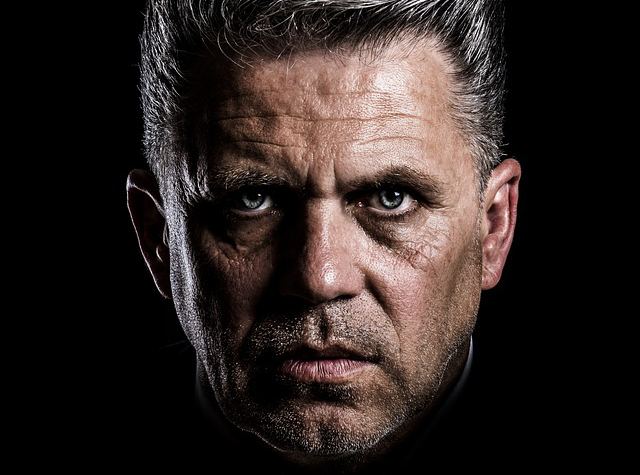
#> input picture data/man_face.jpg, 640 x 475 px
$ python workshop_two_face.py
#> lines starting #> are read from the running program, lines starting #| are printed output that depends on the picture; after the words box and inside, x2 and y2 are one past the last pixel; in counts of white or black regions, pixels touching at a corner belong together
import cv2
import numpy as np
import os

# 영상의 15%를 알파 블렌딩의 범위로 지정
alpha_width_rate = 15

current_dir = os.path.dirname(os.path.abspath(__file__))

img_path1 = os.path.join(current_dir, './data/man_face.jpg')
img_path2 = os.path.join(current_dir, './data/skull.jpg')

img_face = cv2.imread(img_path1)
#> img_face is the input picture: shape (475, 640, 3); mean B, G, R 34.1, 36.9, 46.1
img_skull = cv2.imread(img_path2)
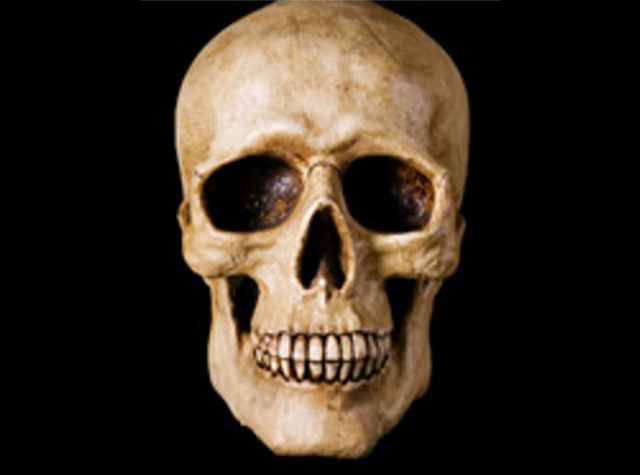
#> input picture data/skull.jpg, 640 x 475 px
#> img_skull is the input picture: shape (475, 640, 3); mean B, G, R 32.6, 43.6, 54

# 합성할 두 영상 읽기
# img_face = cv2.imread('../img/man_face.jpg')
# img_skull = cv2.imread('../img/skull.jpg')

# 입력 영상과 같은 크기의 결과 영상 준비
img_comp = np.zeros_like(img_face)

# 연산에 필요한 좌표 계산
height, width = img_face.shape[:2]
#> height = 475; width = 640
middle = width//2                             # 영상의 중앙 좌표
#> middle = 320
alpha_width = width * alpha_width_rate // 100 # 알파 블렌딩 범위
#> alpha_width = 96
start = middle - alpha_width//2               # 알파 블렌딩 시작 지점
#> start = 272
step = 100/alpha_width                        # 알파 값 간격
#> step = 1.04

# 입력 영상의 절반씩 복사해서 결과 영상에 합성
img_comp[:, :middle, : ] = img_face[:, :middle, :].copy()
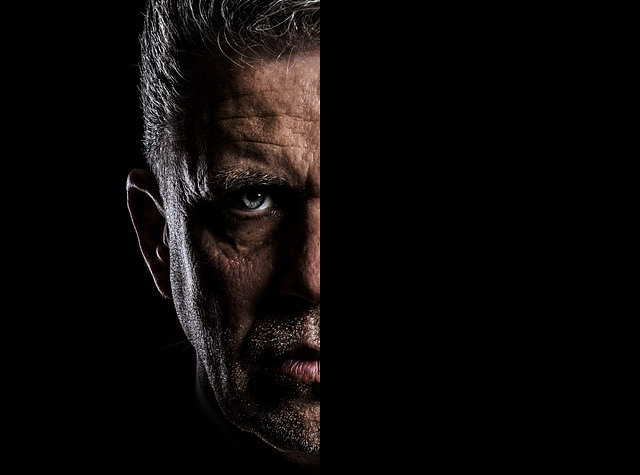
#> img_comp: shape (475, 640, 3); mean B, G, R 8.6, 9.2, 11.8
img_comp[:, middle:, :] = img_skull[:, middle:, :].copy()
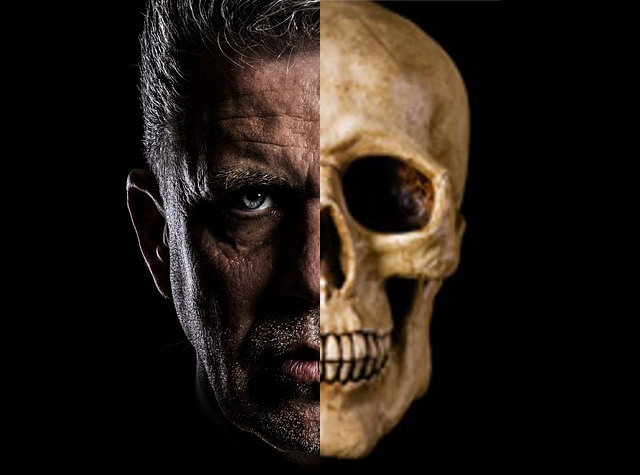
#> img_comp: shape (475, 640, 3); 19.83% of pixels changed, all inside (x1, y1, x2, y2) = (320, 0, 501, 475)
cv2.imshow('half', img_comp)

# 알파 값을 바꾸면서 알파 블렌딩 적용
for i in range(alpha_width+1 ):
    alpha = (100 - step * i) / 100  # 증감 간격에 따른 알파 값 (1~0)
    beta = 1 - alpha                # 베타 값 (0~1)
    # 알파 블렌딩 적용
    img_comp[:, start+i] = img_face[:, start+i] * \
                                alpha + img_skull[:, start+i] * beta
    print(i, alpha, beta)
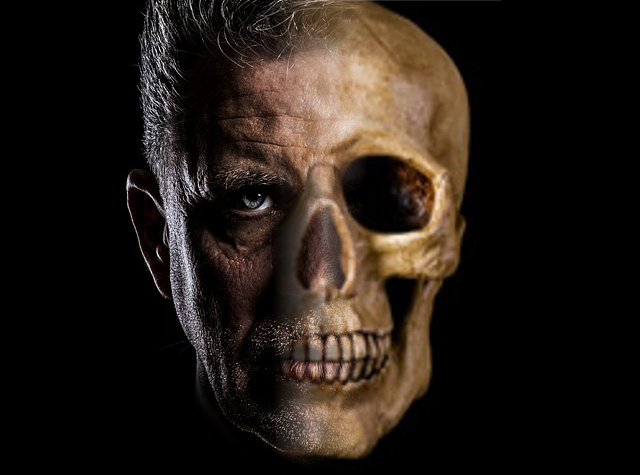
#> img_comp: shape (475, 640, 3); 14.49% of pixels changed, all inside (x1, y1, x2, y2) = (273, 0, 368, 475)

cv2.imshow('half skull', img_comp)
cv2.waitKey()
cv2.destroyAllWindows()
